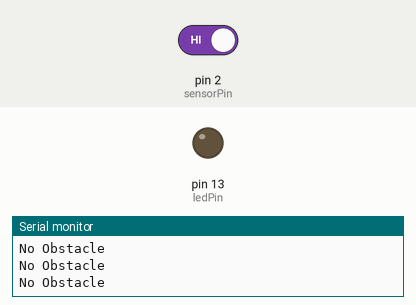
Simulated run of this sketch. Board: Arduino Uno, built with avr-gcc and run on an emulated ATmega328P. Parts: output pins drawn as LEDs (lit = HIGH), the last lines printed to the serial monitor. The test bench sets the inputs (shaded band); at power-on: pin 2 (sensorPin) HIGH.

Above: at 1.2 s.
1.3 s: pin 2 (sensorPin) driven LOW
At 1.9 s:
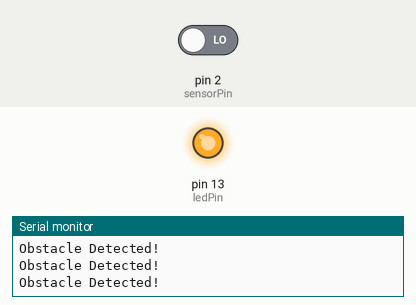
2.8 s: pin 2 (sensorPin) driven HIGH
At 3.1 s:
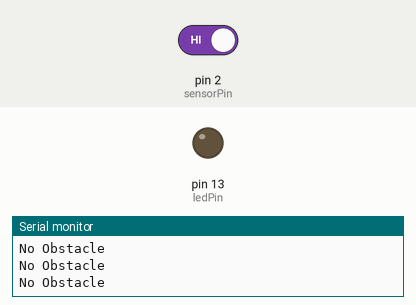
Timing chart, 0 to 5.8 s (numbered marks = the images above; inputs shaded):
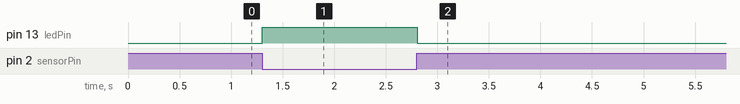

The sketch:

dual_light_irsensor.ino
```cpp
int sensorPin = 2;     // IR sensor output pin
int ledPin = 13;       // LED pin
int sensorValue = 0;   // Variable to store sensor value

void setup() {
  pinMode(sensorPin, INPUT);   // IR sensor as input
  pinMode(ledPin, OUTPUT);     // LED as output
  Serial.begin(9600);          // For debugging
}

void loop() {
  sensorValue = digitalRead(sensorPin);  // Read sensor state

  if (sensorValue == LOW) {
    // Most IR sensors give LOW when obstacle detected
    digitalWrite(ledPin, HIGH);   // Turn LED ON
    Serial.println("Obstacle Detected!");
  } else {
    digitalWrite(ledPin, LOW);    // Turn LED OFF
    Serial.println("No Obstacle");
  }

  delay(100);  // Small delay to stabilize readings
}
```

Measured:
- after the input at 1.3 s, pin 13 (ledPin): LOW → HIGH at once
- after the input at 2.8 s, pin 13 (ledPin): HIGH → LOW at once
